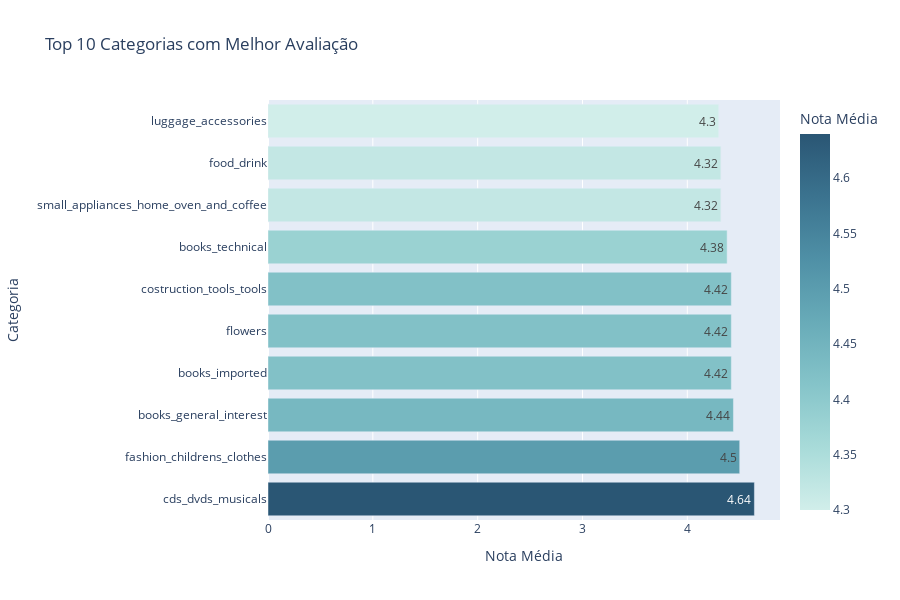
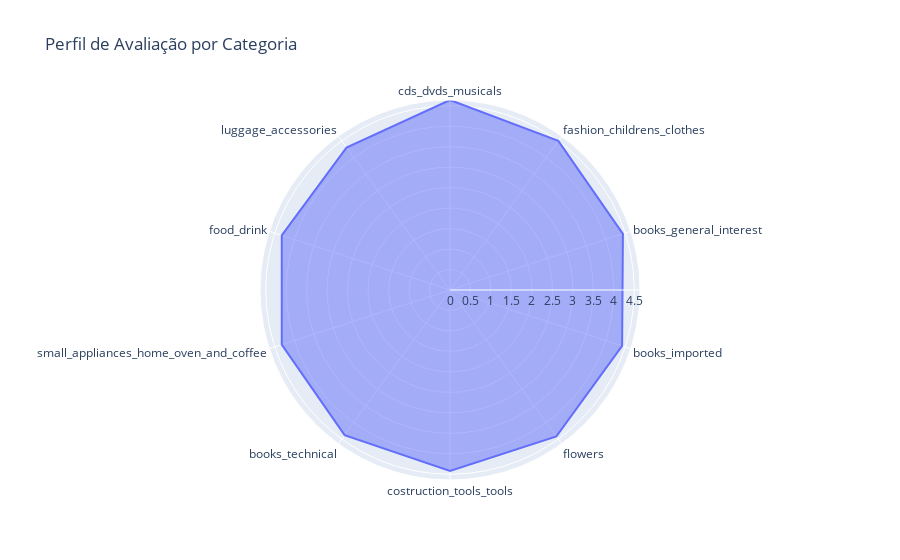
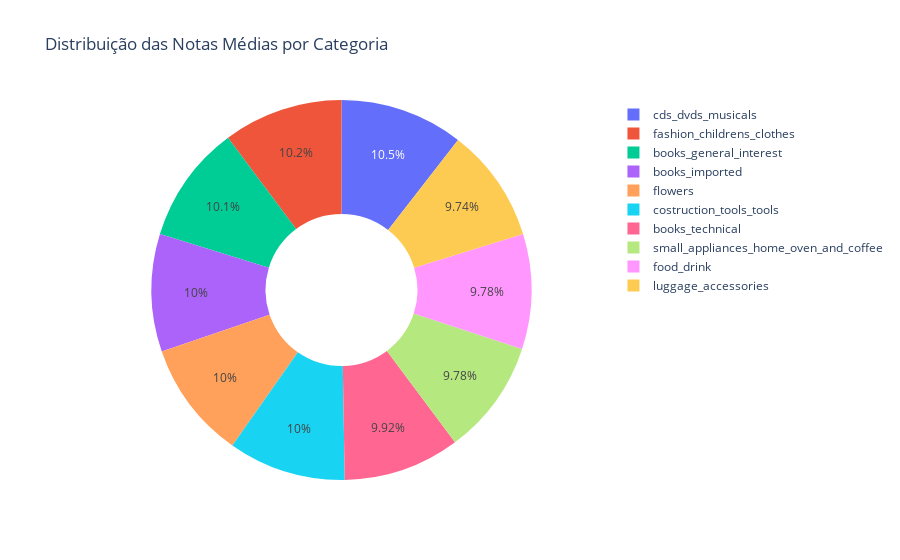

The notebook cell these images were saved under, in order:
### Code cell
import plotly.express as px

top_categorias = df.groupby('product_category_name_english')['review_score'].mean().round(2).sort_values(ascending=False).head(10).reset_index()
top_categorias.columns = ['Categoria', 'Nota Média']

fig = px.bar(top_categorias, x='Nota Média', y='Categoria',
             orientation='h', title='Top 10 Categorias com Melhor Avaliação',
             text='Nota Média', color='Nota Média', color_continuous_scale='Teal')
fig.update_layout(height=600)
fig.show()

#grafico radar
fig = px.line_polar(top_categorias, r='Nota Média', theta='Categoria',
                    line_close=True, title='Perfil de Avaliação por Categoria')
fig.update_traces(fill='toself')
fig.show()

# grafico rosca

fig = px.pie(top_categorias, names='Categoria', values='Nota Média',
             title='Distribuição das Notas Médias por Categoria',
             hole=0.4)
fig.show()

### Figure 1 — Plotly figure (JSON) as saved in the notebook; plotly's stock layout.template omitted (floating-point values rounded to 4 significant figures)
{"data": [{"alignmentgroup": "True", "hovertemplate": "Nota Média=%{marker.color}<br>Categoria=%{y}<extra></extra>", "legendgroup": "", "marker": {"color": [4.64, 4.5, 4.44, 4.42, 4.42, 4.42, 4.38, 4.32, 4.32, 4.3], "coloraxis": "coloraxis", "pattern": {"shape": ""}}, "name": "", "offsetgroup": "", "orientation": "h", "showlegend": false, "text": [4.64, 4.5, 4.44, 4.42, 4.42, 4.42, 4.38, 4.32, 4.32, 4.3], "textposition": "auto", "type": "bar", "x": [4.64, 4.5, 4.44, 4.42, 4.42, 4.42, 4.38, 4.32, 4.32, 4.3], "xaxis": "x", "y": ["cds_dvds_musicals", "fashion_childrens_clothes", "books_general_interest", "books_imported", "flowers", "costruction_tools_tools", "books_technical", "small_appliances_home_oven_and_coffee", "food_drink", "luggage_accessories"], "yaxis": "y"}], "layout": {"barmode": "relative", "coloraxis": {"colorbar": {"title": {"text": "Nota Média"}}, "colorscale": [[0, "rgb(209, 238, 234)"], [0.1667, "rgb(168, 219, 217)"], [0.3333, "rgb(133, 196, 201)"], [0.5, "rgb(104, 171, 184)"], [0.6667, "rgb(79, 144, 166)"], [0.8333, "rgb(59, 115, 143)"], [1, "rgb(42, 86, 116)"]]}, "height": 600, "legend": {"tracegroupgap": 0}, "title": {"text": "Top 10 Categorias com Melhor Avaliação"}, "xaxis": {"anchor": "y", "domain": [0, 1], "title": {"text": "Nota Média"}}, "yaxis": {"anchor": "x", "domain": [0, 1], "title": {"text": "Categoria"}}}}

### Figure 2 — Plotly figure (JSON) as saved in the notebook; plotly's stock layout.template omitted (floating-point values rounded to 4 significant figures)
{"data": [{"fill": "toself", "hovertemplate": "Nota Média=%{r}<br>Categoria=%{theta}<extra></extra>", "legendgroup": "", "line": {"color": "#636efa", "dash": "solid"}, "marker": {"symbol": "circle"}, "mode": "lines", "name": "", "r": [4.64, 4.5, 4.44, 4.42, 4.42, 4.42, 4.38, 4.32, 4.32, 4.3, 4.64], "showlegend": false, "subplot": "polar", "theta": ["cds_dvds_musicals", "fashion_childrens_clothes", "books_general_interest", "books_imported", "flowers", "costruction_tools_tools", "books_technical", "small_appliances_home_oven_and_coffee", "food_drink", "luggage_accessories", "cds_dvds_musicals"], "type": "scatterpolar"}], "layout": {"legend": {"tracegroupgap": 0}, "polar": {"angularaxis": {"direction": "clockwise", "rotation": 90}, "domain": {"x": [0, 1], "y": [0, 1]}}, "title": {"text": "Perfil de Avaliação por Categoria"}}}

### Figure 3 — Plotly figure (JSON) as saved in the notebook; plotly's stock layout.template omitted (floating-point values rounded to 4 significant figures)
{"data": [{"domain": {"x": [0, 1], "y": [0, 1]}, "hole": 0.4, "hovertemplate": "Categoria=%{label}<br>Nota Média=%{value}<extra></extra>", "labels": ["cds_dvds_musicals", "fashion_childrens_clothes", "books_general_interest", "books_imported", "flowers", "costruction_tools_tools", "books_technical", "small_appliances_home_oven_and_coffee", "food_drink", "luggage_accessories"], "legendgroup": "", "name": "", "showlegend": true, "type": "pie", "values": [4.64, 4.5, 4.44, 4.42, 4.42, 4.42, 4.38, 4.32, 4.32, 4.3]}], "layout": {"legend": {"tracegroupgap": 0}, "title": {"text": "Distribuição das Notas Médias por Categoria"}}}
